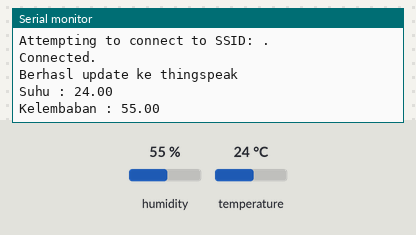
Recording of a sketch running on a simulated ESP8266 (NodeMCU). On the bench: the last lines printed to the serial monitor. The inputs (shaded band) are chosen by the test bench; at power-on: humidity 55 %, temperature 24 °C. WiFi joins after 1.5 s; servers stay silent unless stated.

Above: at 18.0 s.
18.1 s: humidity set to 22 %
At 21.3 s:
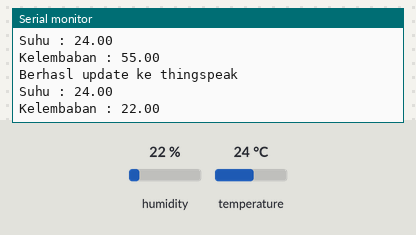
33.3 s: temperature set to 12 °C
At 37.5 s:
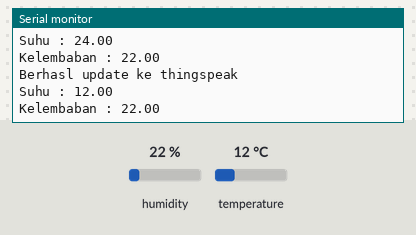
48.5 s: humidity set to 40 %
At 52.4 s:
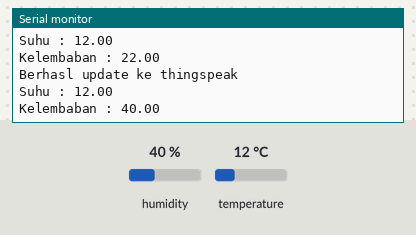
Timing chart, 0 to 53.9 s (numbered marks = the images above; inputs shaded):
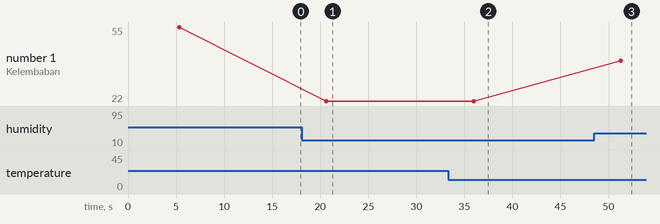

The sketch:

DHT11_Thingspeak.ino
```cpp
#include "ThingSpeak.h"
#include <ESP8266WiFi.h>
#include <DHT.h>

char ssid[] = "Rumah Inayah";
char pass[] = "rumah12345";
int keyIndex = 0;
WiFiClient  client;
DHT dht(D2, DHT11); //Pin, Jenis DHT

unsigned long myChannelNumber = 1570837;
const char * myWriteAPIKey = "4YQZFXBJZTU84M01";

void setup() {
  Serial.begin(115200);  // Initialize serial
  dht.begin();
  WiFi.mode(WIFI_STA);
  ThingSpeak.begin(client);  // Initialize ThingSpeak
}

void loop() {
  // Menghubungkan ke internet
  if (WiFi.status() != WL_CONNECTED) {
    Serial.print("Attempting to connect to SSID: ");
    //    Serial.println(SECRET_SSID);
    while (WiFi.status() != WL_CONNECTED) {
      WiFi.begin(ssid, pass);  //Mencoba untuk menghubungkan ke internet
      Serial.print(".");
      delay(5000);
    }
    Serial.println("\nConnected.");
  }

  float suhu = dht.readTemperature();
  float kelembaban = dht.readHumidity();

  // Mengirim data ke thingspeak
  ThingSpeak.setField(1, suhu);
  ThingSpeak.setField(2, kelembaban);
  int x = ThingSpeak.writeFields(myChannelNumber, myWriteAPIKey);
  if (x == 200) {
    Serial.println("Berhasl update ke thingspeak");
    Serial.print("Suhu : ");
    Serial.println(suhu);
    Serial.print("Kelembaban : ");
    Serial.println(kelembaban);
  }
  else {
    Serial.println("Gagal update. HTTP error code " + String(x));
  }

  delay(15000); // Tunggu 15 detik untuk update lagi ke Thingspeak
}
```

Measured:
- after the input at 18.1 s, the serial monitor: prints a new line after 2.5 s (image 1)
- after the input at 33.3 s, the serial monitor: prints a new line after 2.7 s (image 2)
- after the input at 48.5 s, the serial monitor: prints a new line after 2.8 s (image 3)
- plotted number 1: 55 → 22 after the input at 18.1 s, 22 → 40 after the input at 48.5 s
